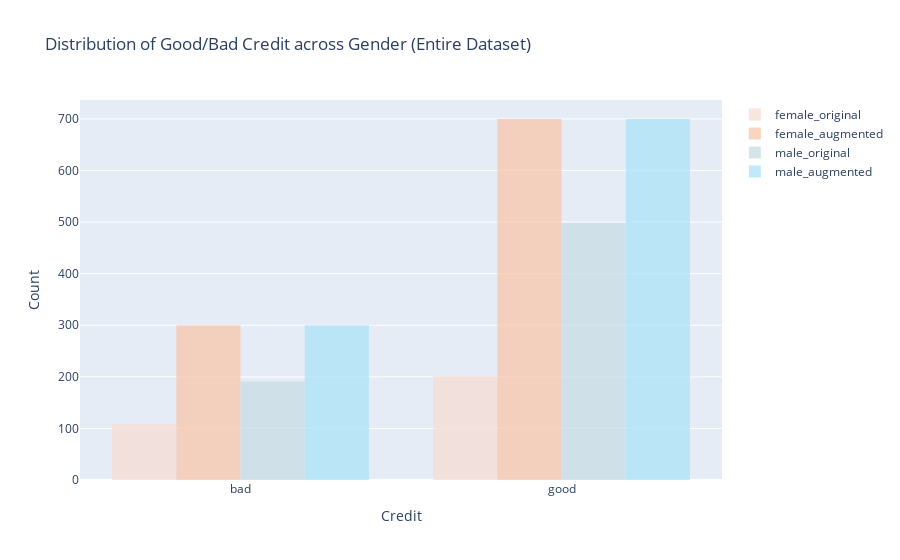

The notebook cell this image was saved under:
### Code cell
# visualize the current distribution of gender
fig = go.Figure()

fig.add_trace(go.Histogram(
    x=labeled_df_raw[labeled_df_raw['Sex']=='female']['Risk'],
    marker_color='#F5DDD3',
    opacity=0.75,
    name='female_original'
))

fig.add_trace(go.Histogram(
    x=augmented_labeled_df_raw[augmented_labeled_df_raw['Sex']=='female']['Risk'],
    marker_color='#F8C6AB',
    opacity=0.75,
    name='female_augmented'
))

fig.add_trace(go.Histogram(
    x=labeled_df_raw[labeled_df_raw['Sex']=='male']['Risk'],
    marker_color='#C9DDE4',
    opacity=0.75,
    name='male_original'
))

fig.add_trace(go.Histogram(
    x=augmented_labeled_df_raw[augmented_labeled_df_raw['Sex']=='male']['Risk'],
    marker_color='#ABE3F8',
    opacity=0.75,
    name='male_augmented'
))


fig.update_layout(
    title_text='Distribution of Good/Bad Credit across Gender (Entire Dataset)',
    xaxis_title='Credit',
    yaxis_title='Count'
)

fig.write_image('../results/new-distribution-gender.png', scale=2)
fig.show()

### Figure 1 — Plotly figure (JSON) as saved in the notebook; plotly's stock layout.template omitted (floating-point values rounded to 4 significant figures; data arrays with more than 128 entries replaced by an {"elided": "..."} marker saying what was removed)
{"data": [{"marker": {"color": "#F5DDD3"}, "name": "female_original", "opacity": 0.75, "type": "histogram", "x": {"elided": "310 str values"}}, {"marker": {"color": "#F8C6AB"}, "name": "female_augmented", "opacity": 0.75, "type": "histogram", "x": {"elided": "1000 str values"}}, {"marker": {"color": "#C9DDE4"}, "name": "male_original", "opacity": 0.75, "type": "histogram", "x": {"elided": "690 str values"}}, {"marker": {"color": "#ABE3F8"}, "name": "male_augmented", "opacity": 0.75, "type": "histogram", "x": {"elided": "1000 str values"}}], "layout": {"title": {"text": "Distribution of Good/Bad Credit across Gender (Entire Dataset)"}, "xaxis": {"title": {"text": "Credit"}}, "yaxis": {"title": {"text": "Count"}}}}
